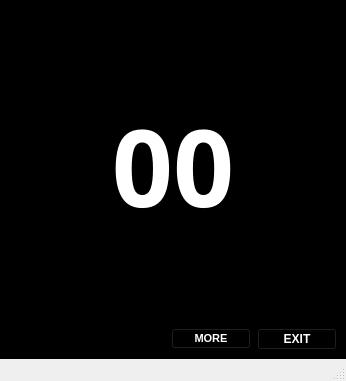
<?xml version="1.0" encoding="UTF-8"?>
<ui version="4.0">
 <class>MainWindow</class>
 <widget class="QMainWindow" name="MainWindow">
  <property name="geometry">
   <rect>
    <x>0</x>
    <y>0</y>
    <width>346</width>
    <height>381</height>
   </rect>
  </property>
  <property name="windowTitle">
   <string>MainWindow</string>
  </property>
  <widget class="QWidget" name="centralwidget">
   <property name="styleSheet">
    <string notr="true">background-color: rgb(0, 0, 0);</string>
   </property>
   <layout class="QVBoxLayout" name="verticalLayout">
    <item>
     <layout class="QHBoxLayout" name="horizontalLayout">
      <item>
       <widget class="QLabel" name="label">
        <property name="font">
         <font>
          <family>Arial Black</family>
          <pointsize>80</pointsize>
          <weight>75</weight>
          <bold>true</bold>
         </font>
        </property>
        <property name="styleSheet">
         <string notr="true">color: rgb(255, 255, 255);</string>
        </property>
        <property name="text">
         <string>00</string>
        </property>
        <property name="alignment">
         <set>Qt::AlignCenter</set>
        </property>
       </widget>
      </item>
     </layout>
    </item>
    <item>
     <layout class="QHBoxLayout" name="horizontalLayout_2">
      <item>
       <spacer name="horizontalSpacer">
        <property name="orientation">
         <enum>Qt::Horizontal</enum>
        </property>
        <property name="sizeHint" stdset="0">
         <size>
          <width>40</width>
          <height>20</height>
         </size>
        </property>
       </spacer>
      </item>
      <item>
       <widget class="QPushButton" name="more_pushButton">
        <property name="sizePolicy">
         <sizepolicy hsizetype="Maximum" vsizetype="Maximum">
          <horstretch>0</horstretch>
          <verstretch>0</verstretch>
         </sizepolicy>
        </property>
        <property name="font">
         <font>
          <pointsize>8</pointsize>
          <weight>75</weight>
          <bold>true</bold>
         </font>
        </property>
        <property name="styleSheet">
         <string notr="true">color: rgb(255, 255, 255);
border-color: rgb(255, 255, 255);</string>
        </property>
        <property name="text">
         <string>MORE</string>
        </property>
       </widget>
      </item>
      <item>
       <widget class="QPushButton" name="exit_pushButton">
        <property name="font">
         <font>
          <weight>75</weight>
          <bold>true</bold>
         </font>
        </property>
        <property name="styleSheet">
         <string notr="true">color: rgb(255, 255, 255);</string>
        </property>
        <property name="text">
         <string>EXIT</string>
        </property>
        <property name="flat">
         <bool>false</bool>
        </property>
       </widget>
      </item>
     </layout>
    </item>
   </layout>
  </widget>
  <widget class="QMenuBar" name="menubar">
   <property name="geometry">
    <rect>
     <x>0</x>
     <y>0</y>
     <width>346</width>
     <height>21</height>
    </rect>
   </property>
  </widget>
  <widget class="QStatusBar" name="statusbar"/>
 </widget>
 <resources/>
 <connections/>
</ui>
